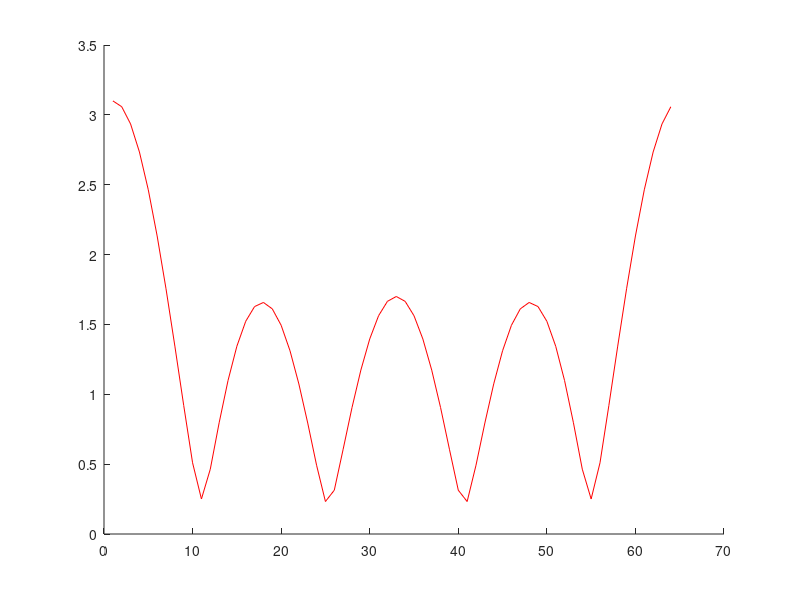

The MATLAB source for this figure:
h = zeros(1,64);
h(1) = 1;
h(5) = 1;
H = fft(h);

h(2) = 0.5; h(3) = 0.4; h(4) = 0.2;
H = fft(h);
hold on; plot(abs(H),'-r');